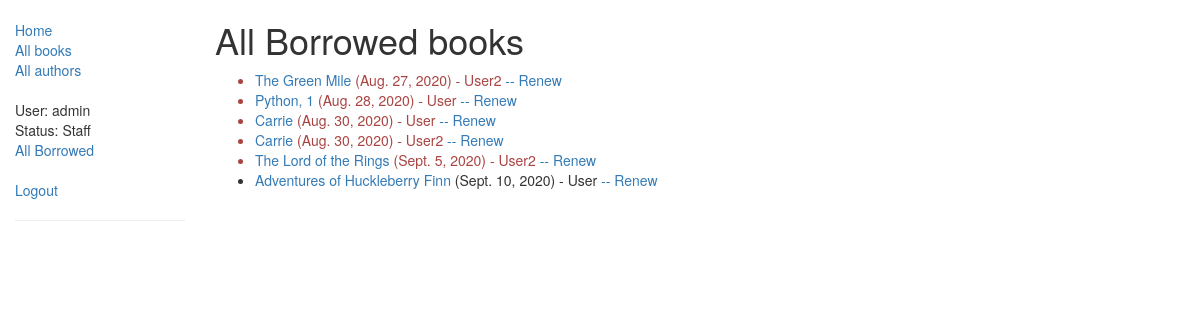
Page /catalog/allborrowed/ (signed in) on the earlier database version.
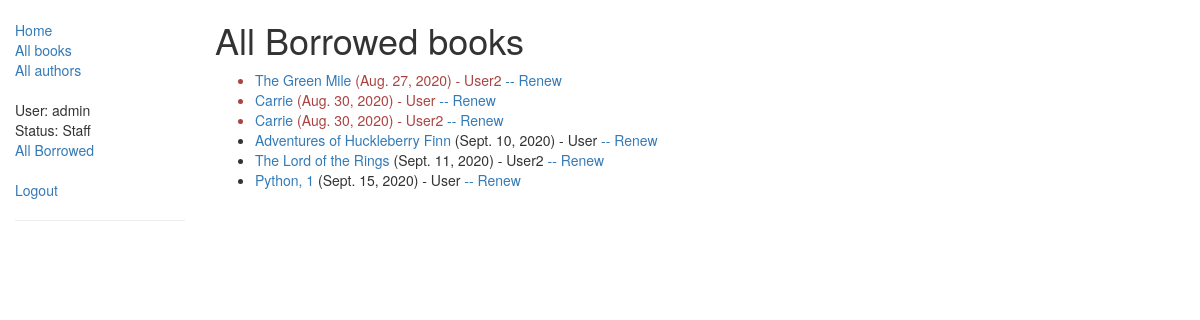
Same page on the later database version.
### catalog/models.py (models this page shows, shortened)
class BookInstances(models.Model):
    id = models.UUIDField(primary_key=True, default=uuid.uuid4,
                          help_text="Unique ID for this particular book across whole library")
    book = models.ForeignKey('Book', on_delete=models.SET_NULL, null=True)
    imprint = models.CharField(max_length=200)
    due_back = models.DateField(null=True, blank=True)
    borrower = models.ForeignKey(User, on_delete=models.SET_NULL, null=True, blank=True)
    @property
    def is_overdue(self):
        if self.due_back and date.today() > self.due_back:
            return True
        return False
    LOAN_STATUS = (
        ('m', 'Maintenance'),
        ('o', 'On loan'),
        ('a', 'Available'),
        ('r', 'Reserved'),
    )
    status = models.CharField(max_length=1, choices=LOAN_STATUS, blank=True, default='m', help_text='Book availability')
    class Meta:
        ordering = ["due_back"]
        permissions = (("can_mark_returned", "Set book as returned"),)

class Book(models.Model):
    title = models.CharField(max_length=200)
    author = models.ForeignKey('Author', on_delete=models.SET_NULL, null=True)
    summary = models.TextField(max_length=1000, help_text="Enter a brief description of the book")
    isbn = models.CharField('ISBN', max_length=13,
                            help_text='13 Character <a href="https://www.isbn-international.org/content/what-isbn'
                                      '">ISBN number</a>')
    genre = models.ManyToManyField(Genre, help_text="Select a genre for this book")
    language = models.ForeignKey('Language', on_delete=models.SET_NULL, null=True)
    def display_genre(self):
        """
        Creates a string for the Genre. This is required to display genre in Admin.
        """
        return ', '.join([genre.name for genre in self.genre.all()[:3]])
    display_genre.short_description = 'Genre'
    class Meta:
        permissions = (("can_set_book", "Set changes book"),)

### catalog/views.py (the view)
class AllBorrowedBooksListView(LoginRequiredMixin, generic.ListView):
    model = BookInstances
    template_name = 'catalog/bookinstance_list_all_borrowed.html'
    def get_queryset(self):
        return BookInstances.objects.all().order_by('due_back')

### catalog/templates/catalog/bookinstance_list_all_borrowed.html
{% extends "base_generic.html" %}
{% block content %}
    {% if perms.catalog.can_mark_returned %}
        <h1>All Borrowed books</h1>
        {% if bookinstances_list %}
            <ul>
                {% for bookinst in bookinstances_list %}
                    {% if bookinst.due_back %}
                        <li class="{% if bookinst.is_overdue %}text-danger{% endif %}">
                            <a href="{% url 'book-detail' bookinst.book.pk %}">{{ bookinst.book.title }}</a> ({{ bookinst.due_back }}) - {{ bookinst.borrower }}
                            <a href="{% url 'renew-book-librarian' bookinst.id %}">-- Renew</a>
                        </li>
                    {% endif %}
                {% endfor %}
            </ul>
        {% else %}
            <p>There are no books borrowed</p>
        {% endif %}
    {% endif %}
{% endblock %}

### catalog/templates/base_generic.html (shortened to what this page needs)
<!DOCTYPE html>
<html lang="en">
<head>
    <link rel="stylesheet" href="https://maxcdn.bootstrapcdn.com/bootstrap/3.3.7/css/bootstrap.min.css">
    {% load static %}
    <link rel="stylesheet" href="{% static 'css/style.css' %}">
</head>
<body>
    <div class="container-fluid">
        <div class="row">
            <div class="col-sm-2">
                {% block sidebar %}
                <ul class="sidebar-nav">
                    <li><a href="{% url 'index' %}">Home</a></li>
                    <li><a href="{% url 'books' %}">All books</a></li>
                    <li><a href="{% url 'authors' %}">All authors</a></li>
                    {% if user.is_authenticated %}
                        <br>
                        <li>User: {{ user.get_username }}</li>
                        {% if user.is_staff %}
                            <li>Status: Staff</li>
                            <li><a href="{% url 'all-borrowed' %}">All Borrowed</a></li>
                        {% else %}
                            <li><a href="{% url 'my-borrowed' %}">My Borrowed</a></li>
                        {% endif %}
                        <br>
                        <li><a href="{% url 'logout'%}?next={{ request.path }}">Logout</a></li>
                    {% else %}
                        <br>
                        <li><a href="{% url 'login' %}?next={{ request.path }}">Login</a></li>
                    {% endif %}
                    <hr>
                </ul>
                {% endblock %}
            </div>
            <div class="col-sm-10">
                {% block content %}{% endblock %}
            </div>
        </div>
    </div>
</body>
</html>

### catalog/static/css/style.css (style rules this page uses)
.sidebar-nav { margin-top: 20px; padding: 0; list-style: none; }

Differences in the rows shown:
shown differently, row unchanged: BookInstances "Sept. 10, 2020": moves up the list
changed BookInstances "The Lord of the Rings": due_back "Sept. 5, 2020" → "Sept. 11, 2020"
changed BookInstances "Python, 1": due_back "Aug. 28, 2020" → "Sept. 15, 2020"; moves down the list
